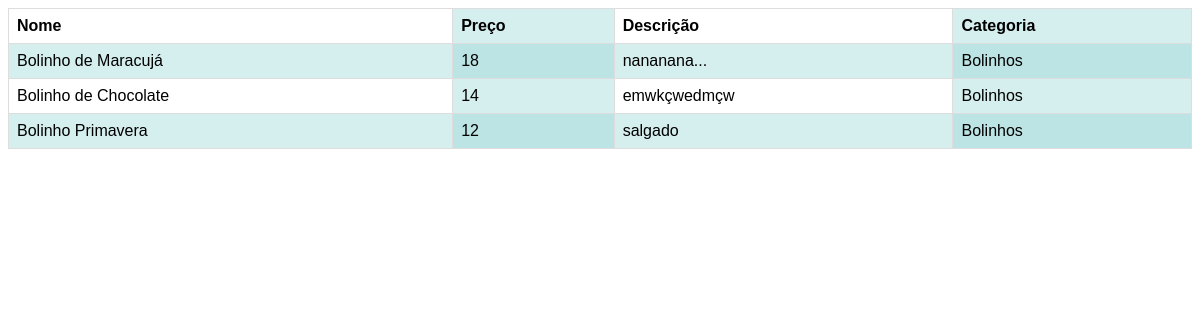
Page /produtos/busca on the earlier database version.
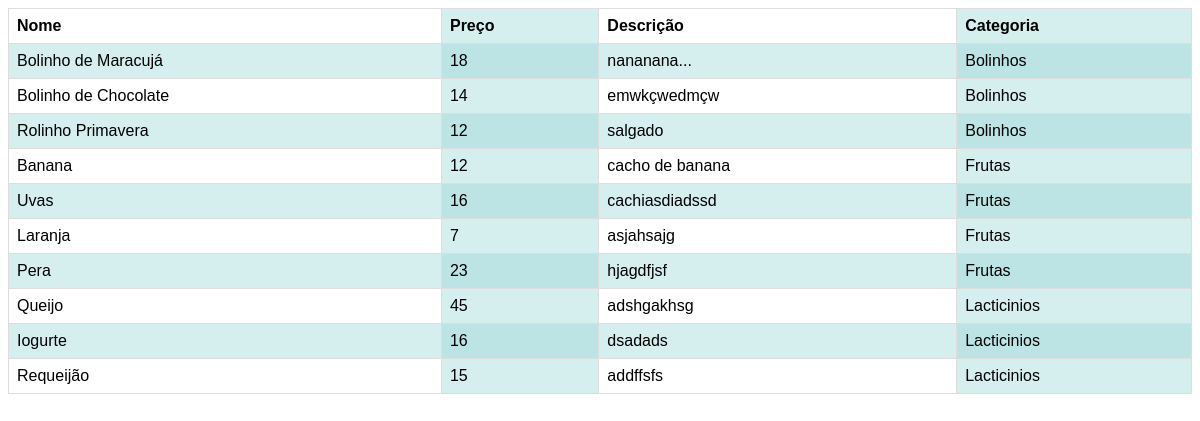
Same page on the later database version.
### core/models.py (models this page shows, shortened)
class Produto(models.Model):
    nome = models.CharField(max_length=100)
    preco = models.IntegerField()
    descricao = models.TextField()
    categoria = models.ForeignKey(Categoria, on_delete=models.DO_NOTHING)

class Categoria(models.Model):
    nome= models.CharField(max_length=20)
    def __str__(self) -> str:
        return self.nome

### core/views.py (the view)
# urls.py: path("produtos/busca", views.pesquisa),
def pesquisa(request):
    lista_de_produtos = Produto.objects.filter()
    nome = request.GET.get('nome')
    if nome:
        lista_de_produtos = lista_de_produtos.filter(nome__contains=nome)
    descricao = request.GET.get('descricao')
    if descricao:
        lista_de_produtos = lista_de_produtos.filter(descricao__contains=descricao)
    categoria = request.GET.get('categoria')
    if categoria:
        lista_de_produtos = lista_de_produtos.filter(categoria__nome__contains=categoria)
    return render(request, 'exibir.html', {'List': lista_de_produtos})

### templates/exibir.html (shortened to what this page needs)
<!doctype html>
<html lang="pt-br">
<head>
</head>
<body>
<table>
  <tr>
    <th>Nome</th>
    <th>Preço</th>
    <th>Descrição</th>
      <th>Categoria</th>
  </tr>
    {% for item in List%}
  <tr>
    <td>{{item.nome}}</td>
    <td>{{item.preco}}</td>
    <td>{{item.descricao}}</td>
      <td>{{item.categoria}}</td>
  </tr>
    {% endfor %}
</table>
</body>
</html>

### templates/exibir.html (style rules this page uses)
table { font-family: arial, sans-serif; border-collapse: collapse; width: 100%; }
td, th { border: 1px solid #dddddd; text-align: left; padding: 8px; }
tr { border-bottom: 1px solid #ddd; }
tr:nth-child(even) { border-bottom: 1px solid #ddd; background-color: rgba(150, 212, 212, 0.4); }
th:nth-child(even),td:nth-child(even) { background-color: rgba(150, 212, 212, 0.4); }

Differences in the rows shown:
changed Produto "salgado": nome "Bolinho Primavera" → "Rolinho Primavera"
added Produto: nome "Banana", preco "12", descricao "cacho de banana", categoria "Frutas"
added Produto: nome "Uvas", preco "16", descricao "cachiasdiadssd", categoria "Frutas"
added Produto: nome "Laranja", preco "7", descricao "asjahsajg", categoria "Frutas"
added Produto: nome "Pera", preco "23", descricao "hjagdfjsf", categoria "Frutas"
added Produto: nome "Queijo", preco "45", descricao "adshgakhsg", categoria "Lacticinios"
added Produto: nome "Iogurte", preco "16", descricao "dsadads", categoria "Lacticinios"
added Produto: nome "Requeijão", preco "15", descricao "addffsfs", categoria "Lacticinios"
